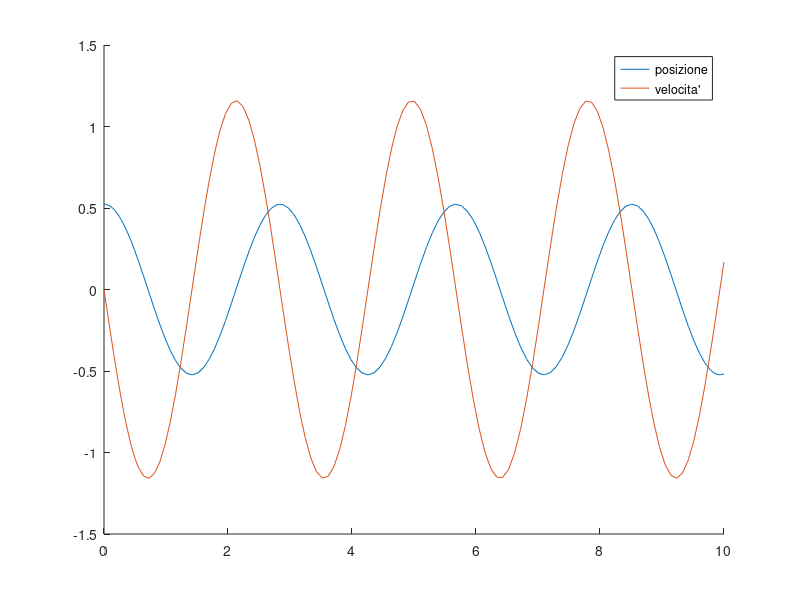

Recreate this plot in MATLAB.
%l'equazione è:
k=9.8/2;
f = @(x,y) [y(2); -k*y(1)];
y0 = [pi/6,0];
[x,y] = ode45(f,[0, 10],y0);
hold on
plot(x,y(:,1))
plot(x,y(:,2))
legend("posizione", "velocita'")

%NOTE: Si osserva che la soluzione è molto simile
%quindi y(1) è una buona approssimazione per y(2).
%Si nota comunque che nel caso non approssimato si ha un
%periodo di oscillazione leggermente più breve.